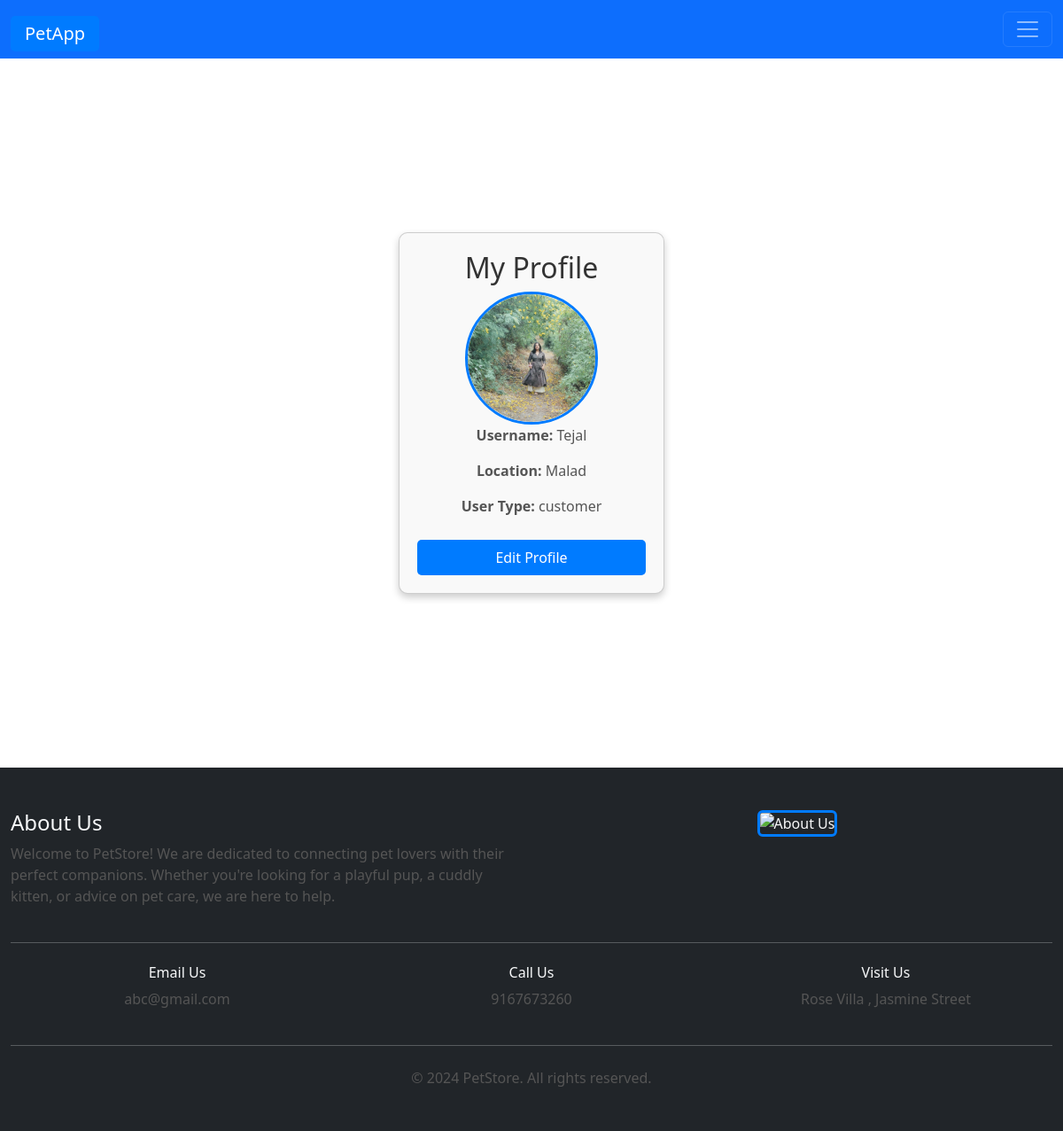
The page /profile_view/ (signed in) on the database its author committed.
### petstore/models.py (models this page shows, shortened)
class Profile(models.Model):
    user = models.ForeignKey(User,on_delete = models.CASCADE)
    image = models.ImageField(default='profilepic.jpg', upload_to = 'pictures/profilepic')
    location = models.CharField(default='location',max_length=100)
    user_type = models.CharField(max_length=50)

### petstore/views.py (the view)
# urls.py: path('profile_view/',profile_view,name = 'profile_view'),
@login_required
def profile_view(request):
    try:
        profile = Profile.objects.get(user = request.user)
    except Profile.DoesNotExist():
        return redirect('profile')
    return render(request,'petstore/prof_view.html',{'profile':profile})

### petstore/context_processors.py (called while the page is built)
def profile_status(request):
    if request.user.is_authenticated:
        return {'profile_exists':Profile.objects.filter(user = request.user).exists()}
    return {'profile_exists': False}

### petstore/templates/petstore/prof_view.html (shortened to what this page needs)
{% extends "petapp/base.html" %}
{% block content %}
<div class="container">
    <div class="card">
        <h2>My Profile</h2>
        <div>
            <img src="{{ profile.image.url }}" alt="Profile Picture" width="150" height="150">
        </div>
        <p><strong>Username:</strong> {{ profile.user.username }}</p>
        <p><strong>Location:</strong> {{ profile.location }}</p>
        <p><strong>User Type:</strong> {{ profile.user_type }}</p>
        <a href="{% url 'profile' %}">Edit Profile</a>
    </div>
</div>
{% endblock %}

### petstore/templates/petstore/prof_view.html (style rules this page uses)
.container { display: flex; justify-content: center; align-items: center; height: 100vh; }
.card { text-align: center; padding: 20px; border-radius: 10px; box-shadow: 0px 4px 8px rgba(0, 0, 0, 0.2); background-color: #f9f9f9; width: 300px; }
img { border-radius: 50%; border: 3px solid #007bff; }
h2 { color: #333; }
p { font-size: 16px; color: #555; }
a { display: inline-block; margin-top: 10px; padding: 8px 16px; background-color: #007bff; color: white; text-decoration: none; border-radius: 5px; }

### rows shown on the page
Profile: image (picture), user.username "Tejal", location "Malad", user_type "customer"
